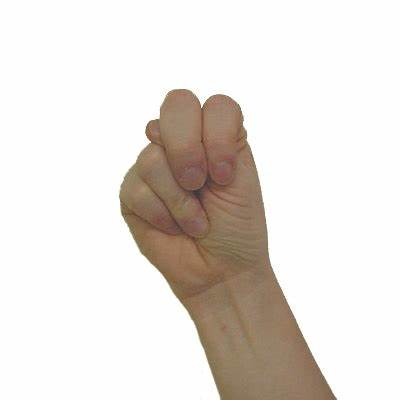
#> input picture pyQt/data/hand_image_2.jpg, 400 x 400 px
$ jupyter execute contour.ipynb
#> lines starting #> are read from the running program, lines starting #| are printed output that depends on the picture
Active contour different implementations and test on hand image

[cell 1]
import sys
import os
import numpy as np
import matplotlib.pyplot as plt
import matplotlib.patches as mpatches
import matplotlib.lines as mlines
from itertools import combinations
from collections import defaultdict
import cv2

# Add the path to the directory containing the 'classes' module
sys.path.append(os.path.abspath(os.path.join(os.getcwd(), '..')))

# [4 lines of commented-out code are left out]

[cell 2]
# D:\SBME\3rd Year\CV\Tasks\LucidumLab\Task1-Noisy-Visions-Filtering-and-Edge-Perception\pyQt\data\hand_image_2.jpg
fist_path = '../data/hand_image_2.jpg'
pinky_up_path = '../data/hand_image.jpg'

[cell 3]
fist_image = cv2.imread(fist_path, cv2.COLOR_BGR2RGB)
#> fist_image is the input picture: shape (400, 400, 3); mean B, G, R 218.2, 223.5, 229.5
pinky_up_image = cv2.imread(pinky_up_path,  cv2.COLOR_BGR2RGB)
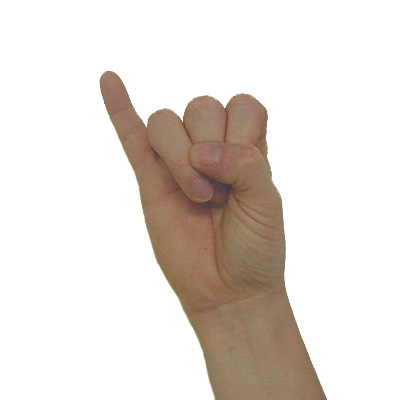
#> input picture pyQt/data/hand_image.jpg, 400 x 400 px
#> pinky_up_image is the input picture: shape (400, 400, 3); mean B, G, R 215.9, 221.6, 228.8

fist_image_gray = cv2.cvtColor(fist_image, cv2.COLOR_RGB2GRAY)
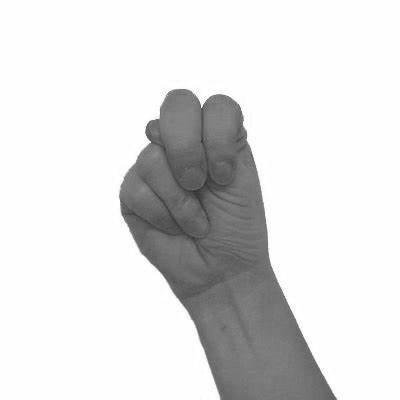
#> fist_image_gray: shape (400, 400); min 48, max 255, mean 222.6
pinky_up_image_gray = cv2.cvtColor(pinky_up_image, cv2.COLOR_RGB2GRAY)
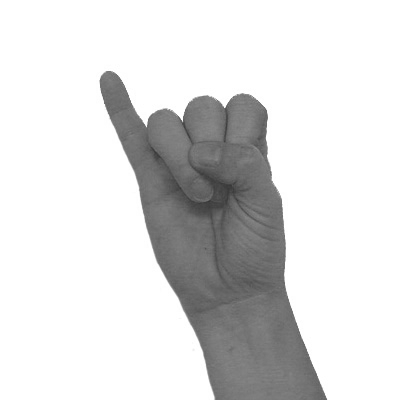
#> pinky_up_image_gray: shape (400, 400); min 55, max 255, mean 220.7

First implementations

[cell 4]
import numpy as np
import matplotlib.pyplot as plt
from scipy.ndimage import gaussian_filter

def initialize_snake(center, radius, points=100):
    """Create a circular snake around a given center with a specific radius."""
    s = np.linspace(0, 2 * np.pi, points)
    x = center[0] + radius * np.cos(s)
    y = center[1] + radius * np.sin(s)
    return np.array([x, y]).T

def internal_energy_matrix(n_points, alpha=0.1, beta=0.1, gamma=0.1):
    """Create the internal energy matrix A for smoothness and elasticity."""
#> called with n_points = 100, alpha = 0.5, beta = 0.7, gamma = 1
    A = np.zeros((n_points, n_points))
    for i in range(n_points):
        A[i, i] = 2 * alpha + 6 * beta
        A[i, (i - 1) % n_points] = -alpha - 4 * beta
        A[i, (i + 1) % n_points] = -alpha - 4 * beta
        A[i, (i - 2) % n_points] = beta
        A[i, (i + 2) % n_points] = beta
    return np.linalg.inv(A + gamma * np.eye(n_points))

def external_energy(image, sigma=1.0):
    """Compute the edge energy from the image gradient."""
#> called with sigma = 1.4
    smoothed_image = gaussian_filter(image, sigma)
    gy, gx = np.gradient(smoothed_image)
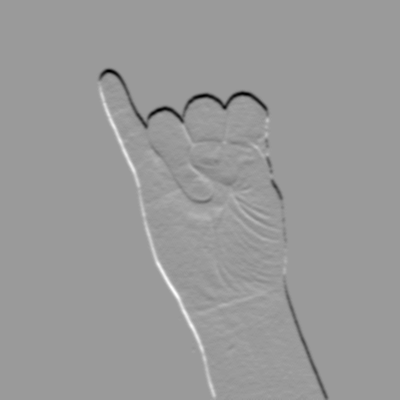
#> gy: shape (400, 400) float64; min -33, max 21.5, mean -0.1; drawn with min black and max white
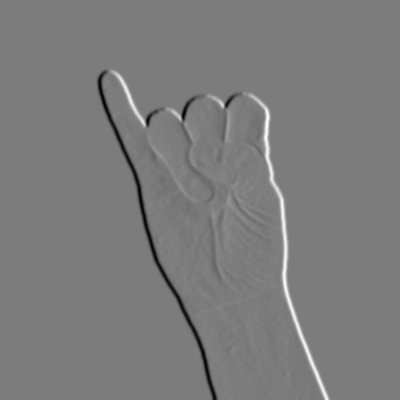
#> gx: shape (400, 400) float64; min -36.5, max 38.5, mean 0; drawn with min black and max white
    edge_energy = np.sqrt(gx**2 + gy**2)
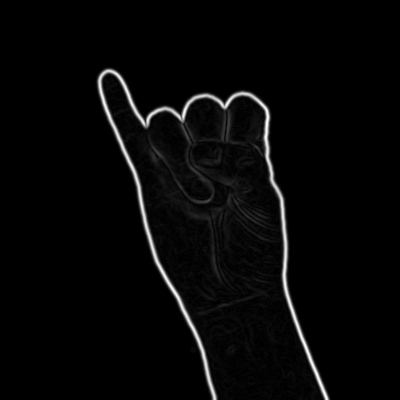
#> edge_energy: shape (400, 400) float64; min 0, max 39.22, mean 1.1; drawn with min black and max white
    # Normalize gradients
    gx = gx / np.max(np.abs(gx))
    gy = gy / np.max(np.abs(gy))
    return edge_energy, gx, gy

def optimize_snake(image, snake, inv_matrix, gx, gy,
                   gamma=0.1, w_edge=1.0, iterations=250, convergence=0.01):
    """Iteratively optimize the snake's position."""
#> called with snake = array of shape (100, 2), gamma = 1, w_edge = 7, iterations = 1000, convergence = 0.0001
    for iter_num in range(iterations):
        # print(f"Iteration {iter_num + 1}/{iterations}")

        # Interpolate external forces at snake points
        int_x = np.clip(snake[:, 0].astype(int), 0, image.shape[1] - 1)
        int_y = np.clip(snake[:, 1].astype(int), 0, image.shape[0] - 1)

        fx = gx[int_y, int_x]
        fy = gy[int_y, int_x]

        # Normalize external forces
        force_magnitude = np.sqrt(fx**2 + fy**2)
        force_magnitude[force_magnitude == 0] = 1  # Avoid division by zero
        # fx = fx / force_magnitude
        # fy = fy / force_magnitude

        # External force vector
        force = np.stack([fx, fy], axis=1) * w_edge
        print("force",force.shape)
        # Update snake using internal and external forces
        new_snake = np.dot(inv_matrix, snake + gamma * force)

        # Ensure snake points stay within image boundaries
        new_snake[:, 0] = np.clip(new_snake[:, 0], 0, image.shape[1] - 1)
        new_snake[:, 1] = np.clip(new_snake[:, 1], 0, image.shape[0] - 1)

        # Debugging: Check for NaN values
        if np.isnan(new_snake).any():
            print(f"Iteration {iter_num}: NaN values encountered in new_snake: {new_snake}")
            break

        # Convergence check
        displacement = np.mean(np.sqrt(np.sum((new_snake - snake) ** 2, axis=1)))
        # print(f"Average displacement: {displacement}")
        if displacement < convergence:
            print("Convergence reached.")

            break

        snake = new_snake
#> this loop made 1000 passes
#> displacement on passes 1 to 3: 8.65, 0.487, 0.449
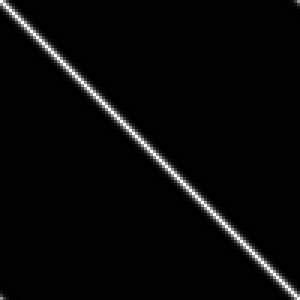
#> inv_matrix: shape (100, 100) float64 (shown 3 times larger); min -0.00355, max 0.373, mean 0.01; drawn with min black and max white

    return snake

def active_contour(image, center, radius, alpha=0.1, beta=0.1, gamma=0,
                   w_edge=1.0, sigma=1.0, iterations=250, convergence=0.01, points=100):
    """High-level function to initialize and run active contour optimization."""
    snake = initialize_snake(center, radius, points)
    print(snake.shape)
    inv_matrix = internal_energy_matrix(len(snake), alpha, beta, gamma)
    print(inv_matrix.shape)
    edge_energy, gx, gy = external_energy(image, sigma)
    snake = optimize_snake(image, snake, inv_matrix, gx, gy,
                           gamma, w_edge, iterations, convergence)
#> snake = 100 pairs, first value 96.83 to 291.3, second value 67.68 to 294.1
    return snake

[cell 5]
center = (250, 200)
radius = 200
# for i in range (2, 10):
    # print(f"Number of alpha and beta: {i*1000}")
snake = active_contour(pinky_up_image_gray, center, radius, alpha=.5, beta=.7, gamma=1,
                    w_edge=7, sigma=1.4, iterations=1000, convergence=0.0001, points=100)

plt.imshow(pinky_up_image_gray, cmap='gray')
plt.plot(snake[:, 0], snake[:, 1], 'r-', label="Snake Contour")
plt.scatter(center[0], center[1], color='blue', label="Center")
plt.title("Active Contour Result")
plt.legend()
plt.show()
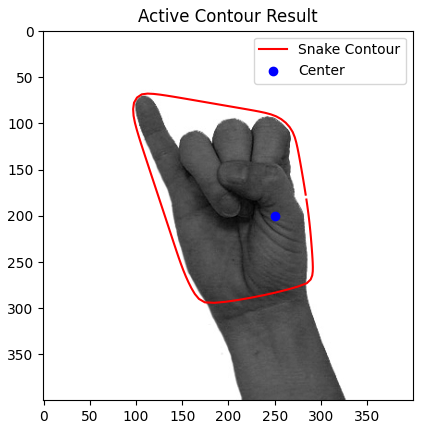
#> figure drawn by matplotlib, 1 panel
